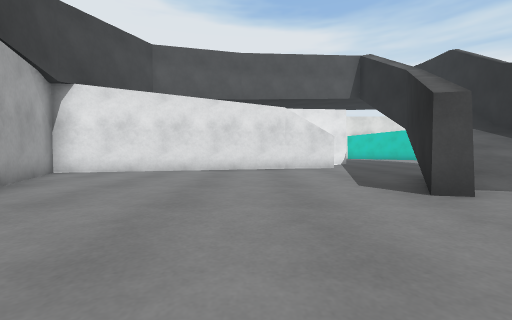
[1] (above)

18 first-person views from a walk through a scene from a Unity 3-D project. The camera is 0.64 m above the floor, tilts 2° down and sees 90° across. The floor is counted in squares, 1 m on a side. Each view is taken from the middle of a square. On the plan, view 1 faces up. The plan holds only what a view shows up to about 9 squares ahead; the rest is blank. The place goes on beyond the plan. The player character is not drawn. Surface patterns are stand-ins for the level's own textures.

[2]
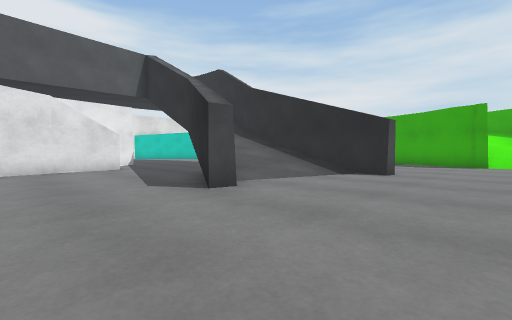

[3]
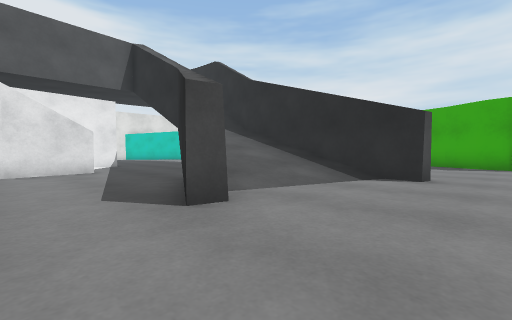

[4]
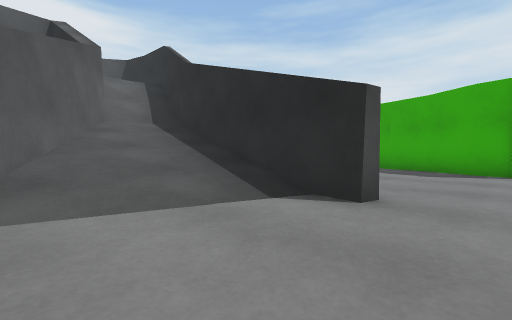

[5]
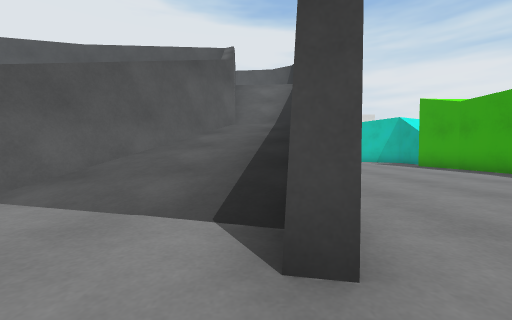

[6]
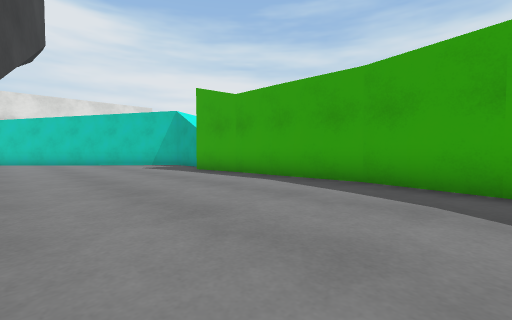

[7]
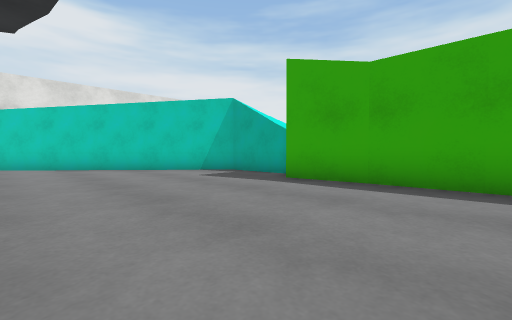

[8]
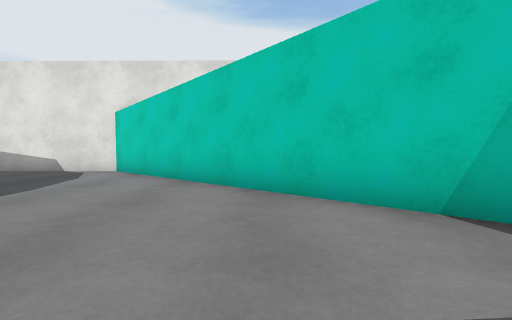

[9]
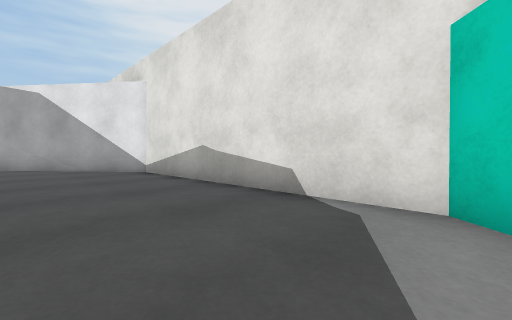

[10]
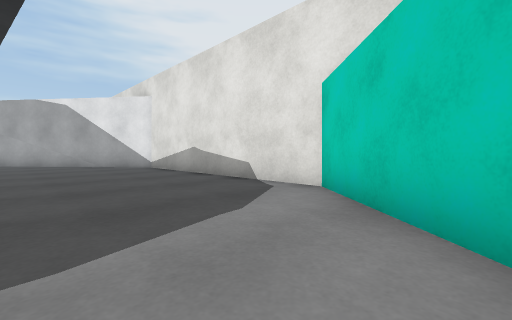

[11]
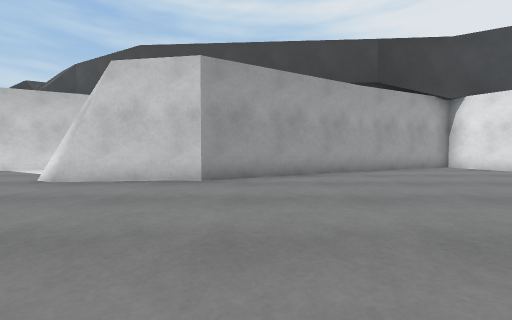

[12]
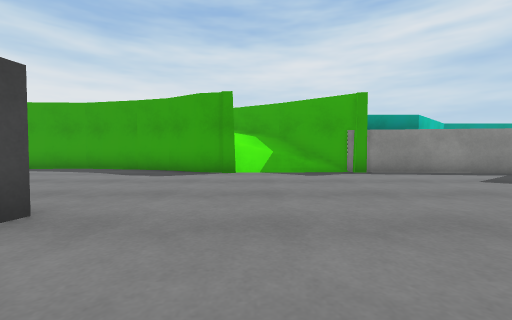

[13]
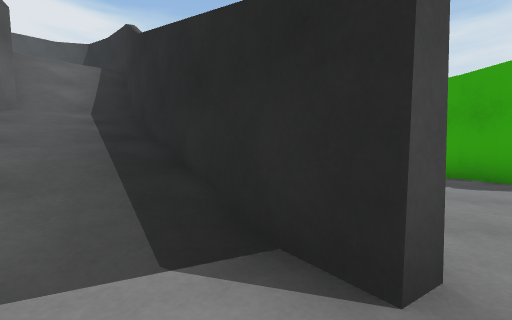

[14]
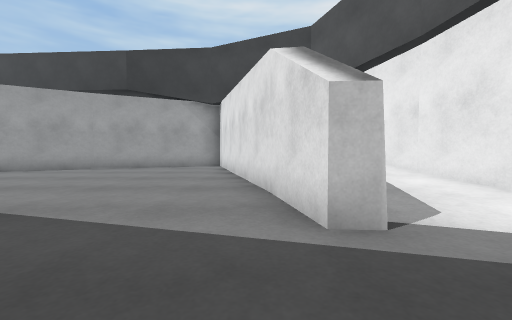

[15]
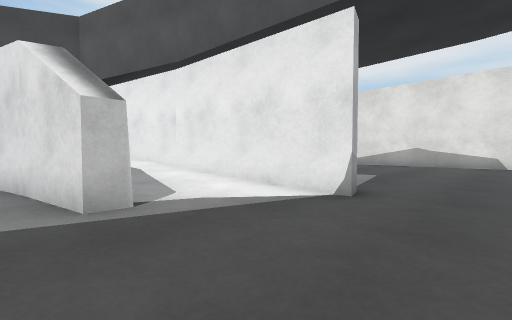

[16]
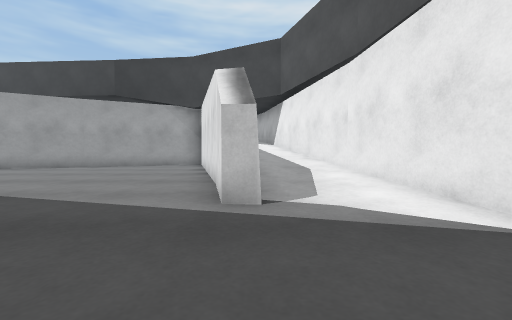

[17]
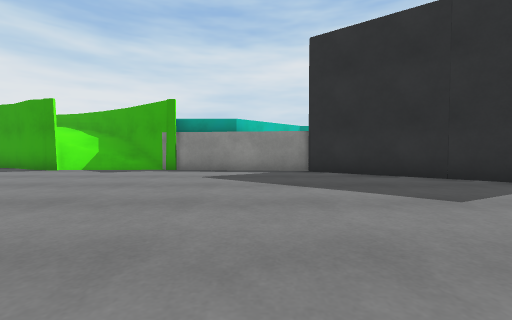

[18]
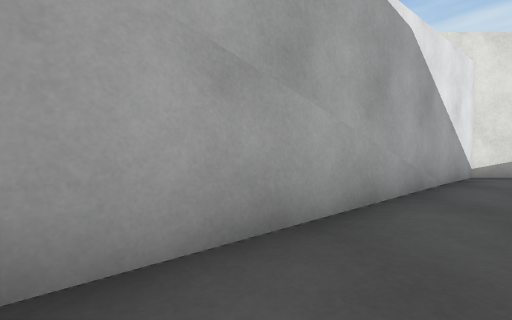

### Floor plan
Key: @ floor where view 1 was taken; # wall or solid block; . main floor; : floor 0.05 m higher than the main floor; + floor 0.1 m higher than the main floor; * floor 3.8 m higher than the main floor; / step, stairs or slope; = window, fence, low wall or low ledge.
Columns run from 6 left of view 1 to 15 right of it. Each row starts with its distance up from view 1.
 21      ###########
 20    ###.........##
 19   ##............##
 18  ##..............##
 17 ##... =../=* //...###
 16 #..            /....##
 15  .             /.....#
 14            //  *.....#
 13        ####.////.....#
 12    #####+:...///....
 11    ////++....///....#
 10    ////##....///....#
  9    #####....///.....#
  8 ####.......#///.....#
  7 ##........##//#.....#
  6  #........#///#.....#
  5  #.......##///#.....#
  4  #.......#.//##.....#
  3  ##..........#.. ..##
  2   ##............ ..#
  1    #...............##
  0    ##.@............==
 -1     #.....  .......=#
 -2     #....    ......##
 -3     #...     ......#
 -4     #..     .......#
 -5     ..     ........#
 -6    ..     .........#
 -7  #..       .......##
 -8  ##         ......#
 -9              ....##
-10               ..##
-11                .#

Where each view was taken, in squares from view 1:
view 1: 0 up, 0 right, facing up
view 2: 0 up, 0 right, facing up-right
view 3: 1 up, 1 right, facing up-right
view 4: 1 up, 4 right, facing up-right
view 5: 1 up, 7 right, facing up
view 6: 4 up, 9 right, facing up-right
view 7: 8 up, 9 right, facing up-right
view 8: 13 up, 12 right, facing up
view 9: 18 up, 8 right, facing up-left
view 10: 17 up, 10 right, facing up-left
view 11: 0 up, 4 right, facing left
view 12: 0 up, 5 right, facing right
view 13: 2 up, 6 right, facing up-right
view 14: 9 up, 5 right, facing left
view 15: 9 up, 6 right, facing up-left
view 16: 10 up, 6 right, facing left
view 17: 6 down, 4 right, facing right
view 18: 15 up, 5 left, facing up
